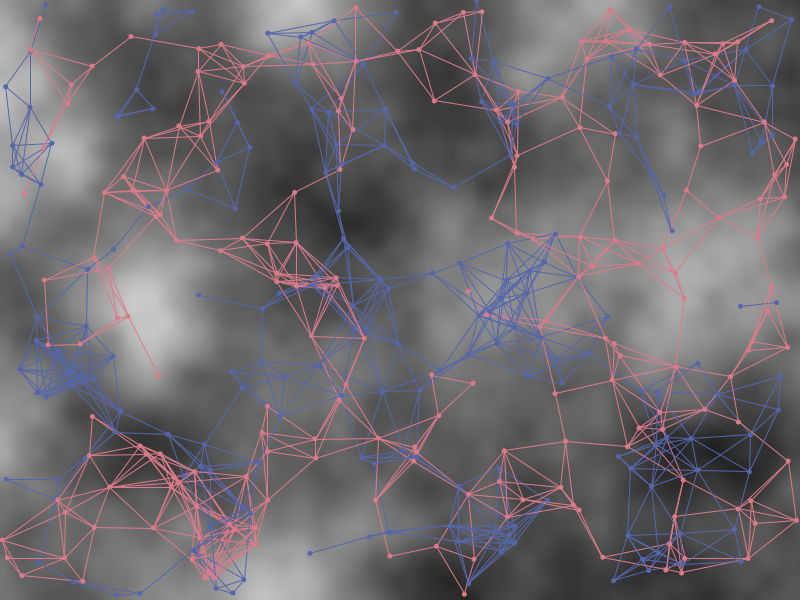
Frame 1 (no input)
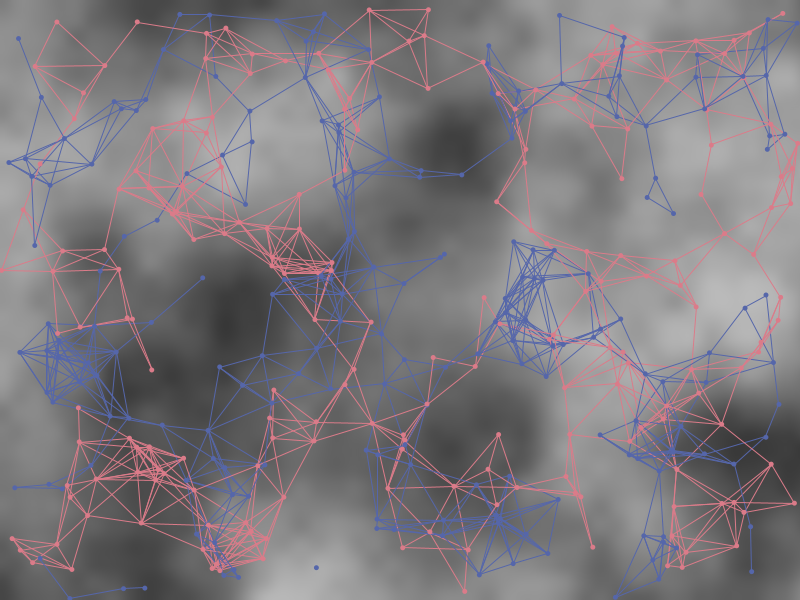
Frame 60 (the mouse pressed at the canvas centre just before this capture)
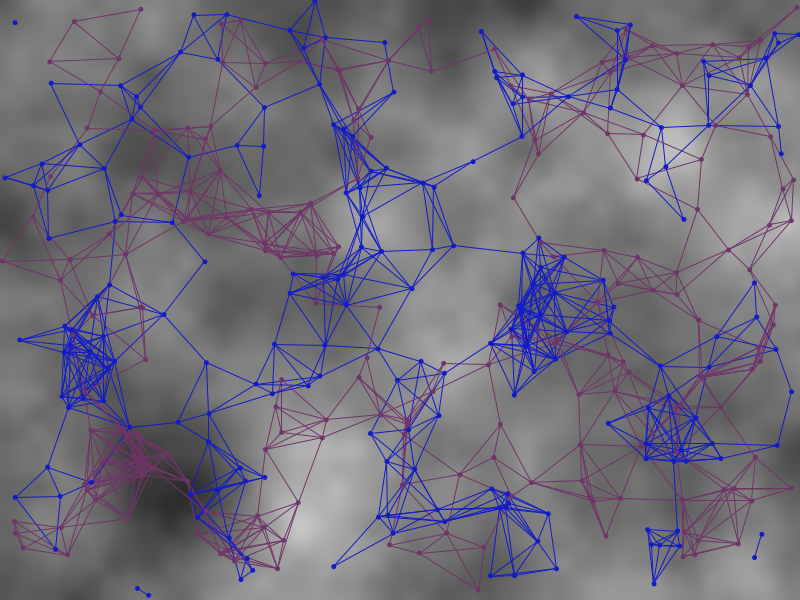
Frame 120 (the mouse held since frame 60 and released just before this capture)

The Processing sketch that drew these frames (run headless with seeded random() and noise(); from frame 60 on, the mouse is pressed at the canvas centre):

// Processing sketch: Final_3
// ── Final_3.pde
//arraylist, remove particles


int total = 200;
color bgcolor = color (24, 10, 60);
color pcolor = color (219, 123, 137);
color p1color = color (85, 102, 170);
float maxDist = 70;
//float minDist = 30;

//we're taking it all apart to understand the noise
PVector direction;
int noiseScale = 150;
PImage noiseBackground;
float z = 0; 
float zStep = 2;


Particle [] allparticles = new Particle[total];
Particle [] allparticles_1 = new Particle[total];

void setup() {

  //fullScreen();
  size (800, 600);
  frameRate(20);

  //setting up multiple particles
  for (int i=0; i <total; i++) {
    allparticles[i] = new Particle();
    allparticles_1[i] = new Particle();
  }

  direction = new PVector ();
  
  noiseBackground = drawNoise();
}

void draw() {
  background (bgcolor);
  image(drawNoise(), 0,0);

  for (int i=0; i <total; i++) {
    for (int j=i+1; j<total; j++) {
      if (allparticles[i].distance(allparticles[j]) < maxDist) {
        stroke(pcolor);
        strokeWeight(1);
        allparticles[i].drawLine(allparticles[j]);
      } else {
      }
      if (allparticles_1[i].distance(allparticles_1[j]) < maxDist) {
        stroke(p1color);
        strokeWeight(1);
        allparticles_1[i].drawLine(allparticles_1[j]);
      } else {
      }
    }
  }

  for (int i=0; i <total; i++) {
    float tempNoise = getNoise(allparticles[i].x, allparticles[i].y, z, noiseScale);
    direction = makeDirection(tempNoise);

    fill(pcolor);  
    allparticles[i].move(direction);
    allparticles[i].display();
    allparticles[i].touchedEdge();
    allparticles[i].changeColor();

    fill(p1color);
    allparticles_1[i].move(direction);
    allparticles_1[i].display();
    allparticles_1[i].touchedEdge();
    allparticles_1[i].changeColor();
  }
}



PImage drawNoise() {
  PImage noise = createImage(width, height, GRAY);
  noise.loadPixels();
  for (int y=0; y<noise.height; y++){
    for (int x = 0; x<noise.width; x++){
      noise.pixels[x+y*width] = color (255*getNoise (x, y, z,noiseScale));
    }
  }
  noise.updatePixels();
  z+=zStep;
  return noise;
  
}

float getNoise (float _x, float _y, float _scale) {
  return noise(_x/_scale, _y/_scale);
}

float getNoise (float _x, float _y, float _z, float _scale) {
  return noise(_x/_scale, _y/_scale, _z/_scale);
}

PVector makeDirection(float _noise) {
  float angle = map (_noise, 0, 1, -2*PI, 2*PI);
  return new PVector(cos(angle), sin(angle));
}

// ── Particle.pde
class Particle {
  PVector direction;
  PVector velocity;
  PVector position;
  float speed = 0.3;
  float radius = 5;
  float x, y;

  Particle () {
    x = random(width);
    y = random(height);
    direction = new PVector(0, 0);
    velocity = new PVector (0, 0);
    position = new PVector (x, y);
  }

  //particles moving
  void move() {
    int noiseScale = 600;
    float angle = noise(position.x/noiseScale, position.y/noiseScale)*15;
    direction.x = cos(angle);
    direction.y = sin(angle);
    velocity = direction.copy();
    velocity.mult(speed);
    position.add(velocity);
  }

  void move(PVector _direction) {
    velocity = _direction.copy();
    velocity.mult(speed);
    position.add(velocity);
  }

  //once particles touched the edge, new ones appear at random positions
  //store it to the original position so the particles go back?
  void touchedEdge () {
    if (position.x > width || position.x <0 || position.y > height || position.y <0) {
      position.x = random (width); 
      position.y = random (height);
    }
  }

  void display() {
    noStroke();
    smooth();
    ellipse(position.x, position.y, radius, radius);
  }

  void drawLine(Particle _n) {
    line(position.x, position.y, _n.position.x, _n.position.y);
  }

  float distance(Particle _n) {
    return pow(pow(_n.position.x - position.x, 2) + pow(_n.position.y - position.y, 2), 0.5);
  }

  void changeColor() {
    if (mouseX > 0 && mouseX < width && mouseY > 0 && mouseY < height) {
      pcolor = color (noise(mouseY/50, 100)*250, noise(mouseY/50, 200)*100, noise(mouseY/50, 200)*200);
      p1color = color (noise(mouseX, 100)*100, noise(mouseX, 100)*150, noise(mouseX, 200)*350);
    } else {
    }
  }
}
